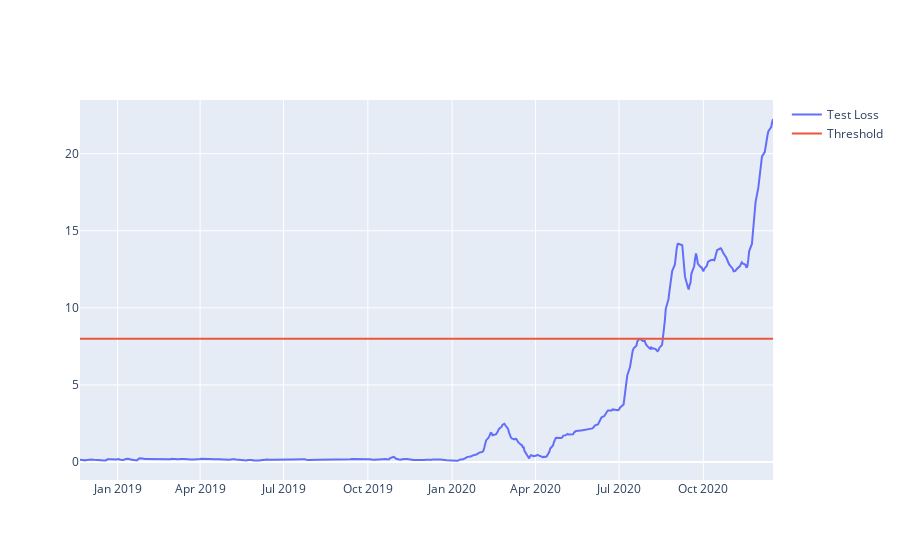

The cell this chart's notebook holds for it:
### Code cell
fig = go.Figure()
fig.add_trace(go.Scatter(x=test[time_steps:].Date, y=test_score_df.loss,
                    mode='lines',
                    name='Test Loss'))
fig.add_trace(go.Scatter(x=test[time_steps:].Date, y=test_score_df.threshold,
                    mode='lines',
                    name='Threshold'))
fig.update_layout(showlegend=True)
fig.show()

### Figure 1 — Plotly figure (JSON) as saved in the notebook; plotly's stock layout.template omitted (floating-point values rounded to 4 significant figures; data arrays with more than 128 entries replaced by an {"elided": "..."} marker saying what was removed)
{"data": [{"mode": "lines", "name": "Test Loss", "type": "scatter", "x": {"elided": "521 str values"}, "y": {"elided": "521 float values"}}, {"mode": "lines", "name": "Threshold", "type": "scatter", "x": {"elided": "521 str values"}, "y": {"elided": "521 int values"}}], "layout": {"showlegend": true}}
